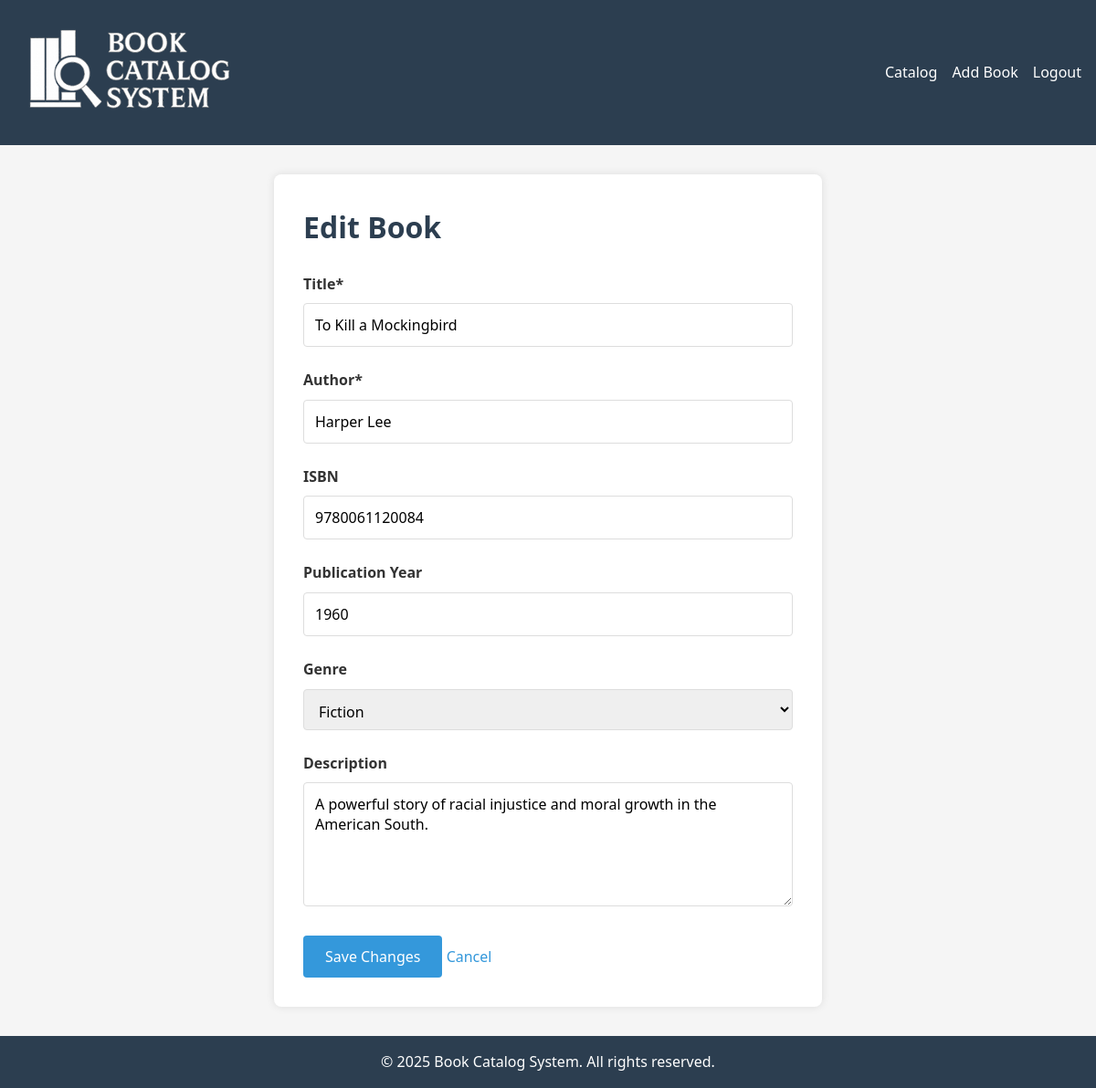
/pages/edit_book.php?id=2 (signed in), run on the app's committed database.
### tables this page shows
CREATE TABLE `books` (
  `book_id` int(11) NOT NULL,
  `title` varchar(255) NOT NULL,
  `author` varchar(255) NOT NULL,
  `isbn` varchar(20) DEFAULT NULL,
  `publication_year` int(11) DEFAULT NULL,
  `genre` varchar(100) DEFAULT NULL,
  `description` text DEFAULT NULL,
  `added_by` int(11) DEFAULT NULL
);

### pages/edit_book.php (the view, shortened to what this page needs)
<?php
require_once __DIR__ . '/../server/db_connect.php';
$bookId = $_GET['id'] ?? null;
try {
    $stmt = $pdo->prepare("SELECT * FROM books WHERE book_id = ? AND added_by = ?");
    $stmt->execute([$bookId, $_SESSION['user_id']]);
    $book = $stmt->fetch(PDO::FETCH_ASSOC);
} catch (PDOException $e) {
    die("Database error: " . $e->getMessage());
}
$genres = [];
try {
    $genreStmt = $pdo->query("SELECT DISTINCT genre FROM books WHERE genre IS NOT NULL ORDER BY genre");
    $genres = $genreStmt->fetchAll(PDO::FETCH_COLUMN);
} catch (PDOException $e) {
    $errors['general'] = "Error loading genres: " . $e->getMessage();
}
include __DIR__ . '/../includes/header.php';
?>
<div class="form-container">
    <h1>Edit Book</h1>
    <form method="POST">
        <div class="form-group">
            <label for="title">Title*</label>
            <input type="text" id="title" name="title"
                   value="<?= htmlspecialchars($_POST['title'] ?? $book['title']) ?>" required>
        </div>
        <div class="form-group">
            <label for="author">Author*</label>
            <input type="text" id="author" name="author"
                   value="<?= htmlspecialchars($_POST['author'] ?? $book['author']) ?>" required>
        </div>
        <div class="form-group">
            <label for="isbn">ISBN</label>
            <input type="text" id="isbn" name="isbn"
                   value="<?= htmlspecialchars($_POST['isbn'] ?? $book['isbn']) ?>">
        </div>
        <div class="form-group">
            <label for="publication_year">Publication Year</label>
            <input type="number" id="publication_year" name="publication_year"
                   value="<?= htmlspecialchars($_POST['publication_year'] ?? $book['publication_year']) ?>"
                   min="1000" max="<?= date('Y') ?>">
        </div>
        <div class="form-group">
            <label for="genre">Genre</label>
            <select id="genre" name="genre">
                <?php foreach ($genres as $g): ?>
                    <option value="<?= htmlspecialchars($g) ?>"
                        <?= (($_POST['genre'] ?? $book['genre']) === $g) ? 'selected' : '' ?>>
                        <?= htmlspecialchars($g) ?>
                    </option>
                <?php endforeach; ?>
            </select>
        </div>
        <div class="form-group">
            <label for="description">Description</label>
            <textarea id="description" name="description" rows="5"><?=
                htmlspecialchars($_POST['description'] ?? $book['description'])
            ?></textarea>
        </div>
        <div class="form-actions">
            <button type="submit" class="save-btn">Save Changes</button>
            <a href="view_book.php?id=<?= $bookId ?>" class="cancel-btn">Cancel</a>
        </div>
    </form>
</div>
<?php include __DIR__ . '/../includes/footer.php'; ?>

### css/styles.css (style rules this page uses)
:root { --primary-color: #3498db; --secondary-color: #2980b9; --accent-color: #e74c3c; --light-color: #ecf0f1; --dark-color: #2c3e50; --success-color: #2ecc71; --warning-color: #f39c12; --error-color: #e74c3c; }
* { margin: 0; padding: 0; box-sizing: border-box; font-family: 'Segoe UI', Tahoma, Geneva, Verdana, sans-serif; }
body { background-color: #f5f5f5; color: #333; line-height: 1.6; }
a { text-decoration: none; color: var(--primary-color); }
.form-container, .login-container, .register-container { max-width: 600px; margin: 2rem auto; padding: 2rem; background: white; border-radius: 8px; box-shadow: 0 0 10px rgba(0, 0, 0, 0.1); }
.form-container h1 { margin-bottom: 1.5rem; color: var(--dark-color); }
.form-group { margin-bottom: 1.5rem; }
.form-group label { display: block; margin-bottom: 0.5rem; font-weight: bold; }
.form-group input, .form-group select, .form-group textarea { width: 100%; padding: 0.75rem; border: 1px solid #ddd; border-radius: 4px; font-size: 1rem; }
.form-group textarea { min-height: 120px; resize: vertical; }
.form-group select { height: 45px; }
button { background-color: var(--primary-color); color: white; border: none; padding: 0.75rem 1.5rem; border-radius: 4px; cursor: pointer; font-size: 1rem; }

### data on the page
books: title "To Kill a Mockingbird", author "Harper Lee", isbn "9780061120084", publication_year "1960", genre "Fiction", description "A powerful story of racial injustice and moral growth in the American South."
